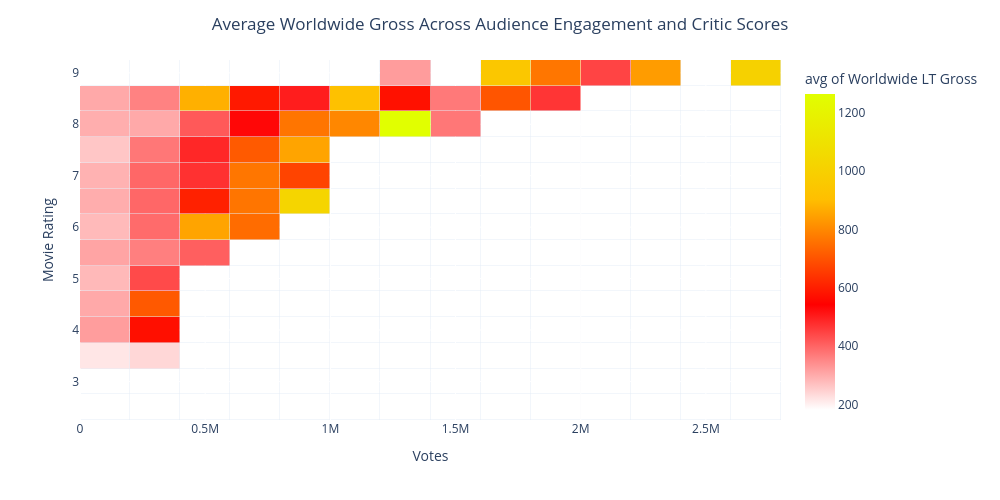

Write notebook code for a chart like this one.
### Markdown cell above
<h3> MultiVariate Analysis

### Code cell
map=px.density_heatmap(movies, 
                   x='Votes', 
                   y='Movie Rating', 
                   z='Worldwide LT Gross', 
                   histfunc='avg', 
                   nbinsx=15, 
                   color_continuous_scale=[
                       "#FFFFFF", 
                       "#FF0000", 
                       "#FFBF00", 
                       "#E1FF00"],
                   width=1000, 
                   height=500
                   )

map.update_layout(
    title={
        'text': 'Average Worldwide Gross Across Audience Engagement and Critic Scores',
        'x':0.5},
)

map.update_traces(
    xgap=0.5,
    ygap=0.5
)

### Figure 1 — Plotly figure (JSON) as saved in the notebook; plotly's stock layout.template omitted (floating-point values rounded to 4 significant figures; data arrays with more than 128 entries replaced by an {"elided": "..."} marker saying what was removed)
{"data": [{"coloraxis": "coloraxis", "histfunc": "avg", "hovertemplate": "Votes=%{x}<br>Movie Rating=%{y}<br>avg of Worldwide LT Gross=%{z}<extra></extra>", "name": "", "nbinsx": 15, "type": "histogram2d", "x": {"elided": "1000 int values"}, "xaxis": "x", "xbingroup": "x", "xgap": 0.5, "y": {"elided": "1000 float values"}, "yaxis": "y", "ybingroup": "y", "ygap": 0.5, "z": {"elided": "1000 float values"}}], "layout": {"coloraxis": {"colorbar": {"title": {"text": "avg of Worldwide LT Gross"}}, "colorscale": [[0, "#FFFFFF"], [0.3333, "#FF0000"], [0.6667, "#FFBF00"], [1, "#E1FF00"]]}, "height": 500, "legend": {"tracegroupgap": 0}, "margin": {"t": 60}, "title": {"text": "Average Worldwide Gross Across Audience Engagement and Critic Scores", "x": 0.5}, "width": 1000, "xaxis": {"anchor": "y", "domain": [0, 1], "title": {"text": "Votes"}}, "yaxis": {"anchor": "x", "domain": [0, 1], "title": {"text": "Movie Rating"}}}}
